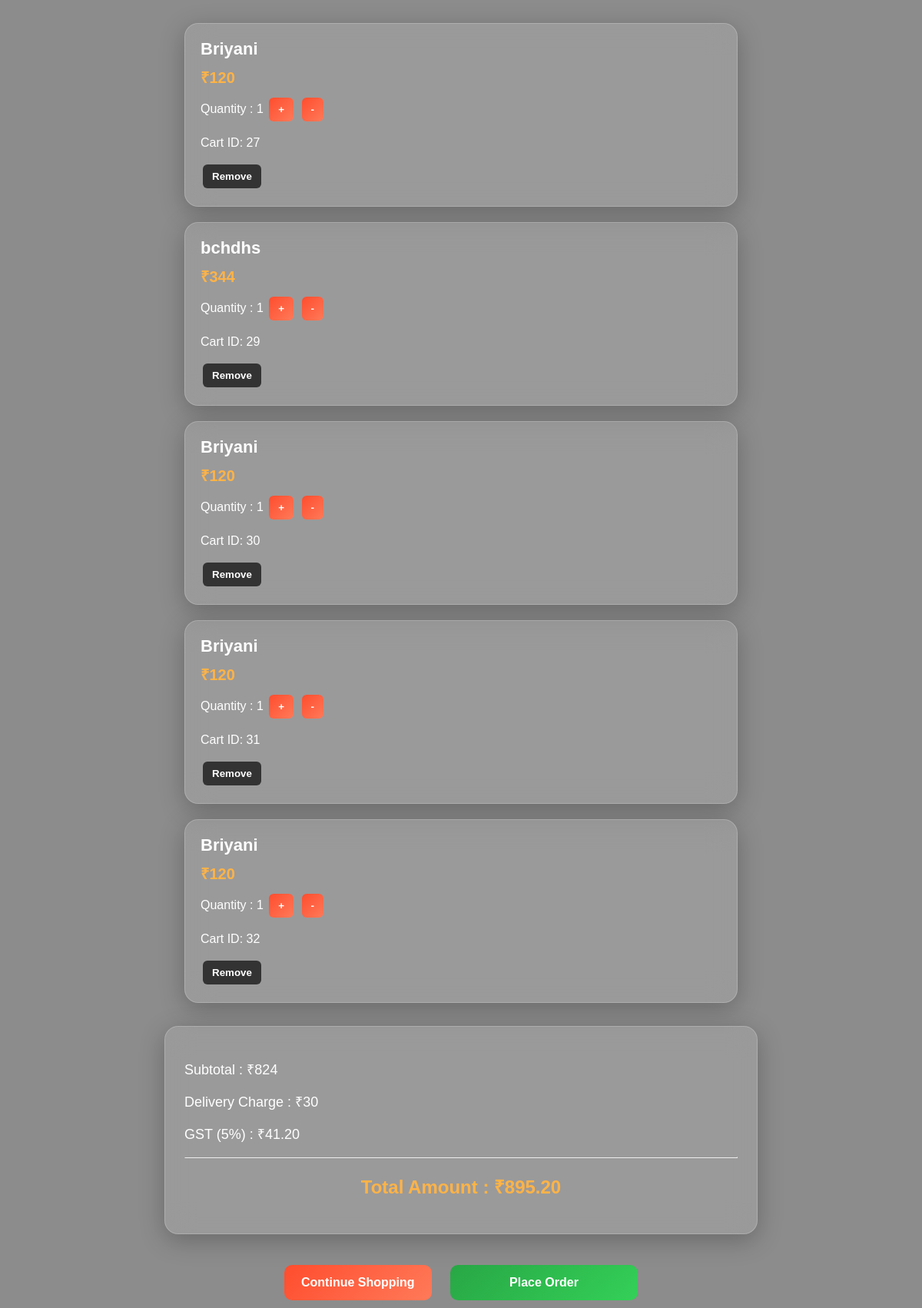
/customer/cart/, run on an earlier commit of the app's database.
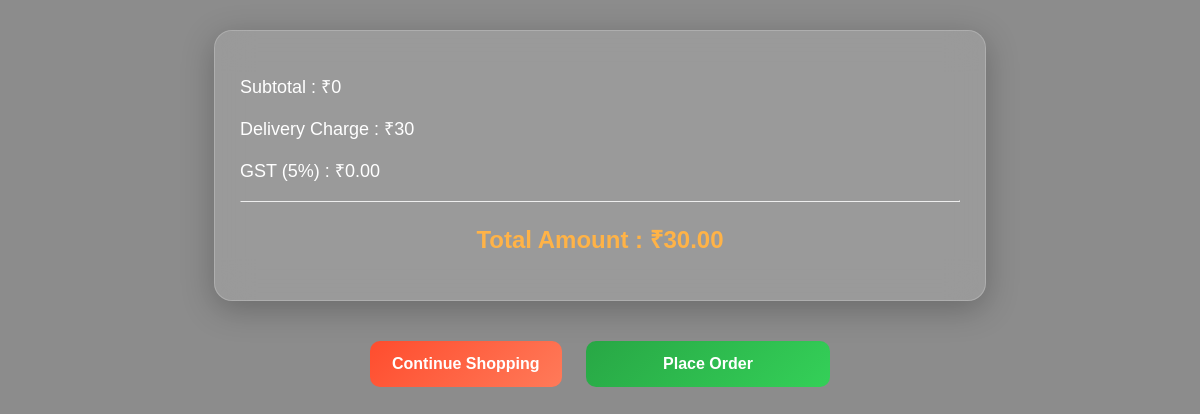
And on a later commit of the database.
### customer/models.py (models this page shows, shortened)
class Cart(models.Model):
    food = models.ForeignKey(Food,on_delete=models.CASCADE)
    quantity = models.IntegerField(default=1)

### restaurant/models.py (models this page shows, shortened)
class Food(models.Model):
    restaurant = models.ForeignKey(Restaurant,on_delete=models.CASCADE)
    name = models.CharField(max_length=100)
    description = models.TextField()
    price = models.IntegerField()
    image = models.ImageField(upload_to='food_images/')

### customer/views.py (the view)
# urls.py: path('cart/',cart_list,name='cart_list'),
def cart_list(request):
    carts = Cart.objects.all()
    subtotal = 0
    for cart in carts:
        subtotal +=cart.food.price * cart.quantity
    delivery_charges = 30
    tax = subtotal * 0.05
    total = subtotal + delivery_charges + tax
    return render(request,'cart_list.html',{'carts': carts,'subtotal':subtotal,'delivery_charge':delivery_charges,'tax':tax,'total':total})

### customer/templates/cart_list.html (shortened to what this page needs)
<!DOCTYPE html>
<html lang="en">
<head>
</head>
<body>
    <div class="cart-container">
        {% for cart in carts %}
        <div class="cart-item">
            <div class="food-name">{{ cart.food.name }}</div>
            <div class="price">₹{{ cart.food.price }}</div>
            <div class="qty">
                Quantity : {{ cart.quantity }}
                <button class="plus">
                    <a href="{% url 'increase_quantity' cart.id %}">+</a>
                </button>
                <button class="minus">
                    <a href="{% url 'decrease_quantity' cart.id %}">-</a>
                </button>
            </div>
            <p>Cart ID: {{ cart.id }}</p>
            <button class="remove">
                <a href="{% url 'remove_item' cart.id %}" onclick="return confirm('Remove this item?')">
                    Remove
                </a>
            </button>
        </div>
        {% endfor %}
    </div>
    <div class="bill-section">
        <p>Subtotal : ₹{{ subtotal }}</p>
        <p>Delivery Charge : ₹{{ delivery_charge }}</p>
        <p>GST (5%) : ₹{{ tax|floatformat:2 }}</p>
        <hr>
        <h2>Total Amount : ₹{{ total|floatformat:2 }}</h2>
    </div>
    <div class="total-section">
        <a href="{% url 'food_list' %}" class="continue-btn">
            Continue Shopping
        </a>
        <a href="{% url 'delivery_details' %}" class="order-btn">
            Place Order
        </a>
    </div>
</body>
</html>

### customer/templates/cart_list.html (style rules this page uses)
body { font-family: Arial, sans-serif; margin: 0; padding: 0; background: linear-gradient(rgba(0, 0, 0, 0.45), rgba(0, 0, 0, 0.45)), url("https://images.unsplash.com/photo-1504674900247-0877df9cc836"); background-size: cover; background-position: center; background-attachment: fixed; }
.order-btn { display: block; width: 200px; margin: 30px auto; background: green; text-align: center; padding: 12px; border-radius: 8px; }
.total-section { text-align: center; margin-top: 30px; }
.order-btn { background: #28a745; color: white; padding: 12px 20px; text-decoration: none; border-radius: 8px; font-weight: bold; }
.bill-section { width: 60%; margin: 20px auto; background: rgba(255, 255, 255, 0.12); backdrop-filter: blur(18px); -webkit-backdrop-filter: blur(18px); border: 1px solid rgba(255, 255, 255, 0.2); padding: 25px; border-radius: 18px; box-shadow: 0 8px 32px rgba(0, 0, 0, 0.25); }
.bill-section p { display: flex; justify-content: space-between; font-size: 18px; color: white; }
.bill-section h2 { text-align: center; color: #ffb347; }
.continue-btn, .order-btn { display: inline-block; padding: 14px 22px; border-radius: 10px; text-decoration: none; font-weight: bold; transition: 0.3s; margin: 10px; }
.continue-btn { background: linear-gradient(135deg, #ff4d2e, #ff7a59); color: white; }
.order-btn { background: linear-gradient(135deg, #28a745, #34d058); color: white; }

What changed in the data, as far as the page shows it:
removed Cart: food.name "Briyani", food.price "120", quantity "1", id "27"
removed Cart: food.name "bchdhs", food.price "344", quantity "1", id "29"
removed Cart: food.name "Briyani", food.price "120", quantity "1", id "30"
removed Cart: food.name "Briyani", food.price "120", quantity "1", id "31"
removed Cart: food.name "Briyani", food.price "120", quantity "1", id "32"
Also different on the page:
{{ subtotal }}: "824" → "0"
{{ tax|floatformat:2 }}: "41.20" → "0.00"
{{ total|floatformat:2 }}: "895.20" → "30.00"
